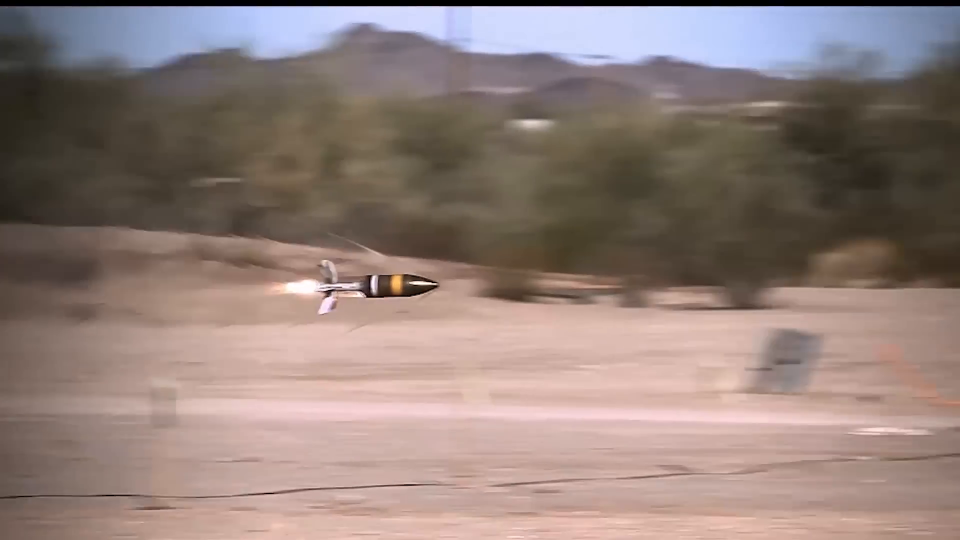
#> input picture frame 18 of TTC_FOE/M1147EDITED.mp4, 1920 x 1080 px, given in place of the camera (shown at 1/2 size)
$ python opticalFlow_zaxis.py
#> lines starting #> are read from the running program, lines starting #| are printed output that depends on the picture; after the words box and inside, x2 and y2 are one past the last pixel; in counts of white or black regions, pixels touching at a corner belong together
import numpy as np
import cv2
import time
import os

focal_length_mm = 3.67
sensor_width_mm = 3.6
image_width_pixels = 640

focal_length_pixels = (focal_length_mm / sensor_width_mm) * image_width_pixels

calibration_file = 'camera_calibration.npz'
if os.path.exists(calibration_file):
    calibration_data = np.load(calibration_file)
    mtx = calibration_data['mtx']
    dist = calibration_data['dist']
    focal_length = mtx[0, 0]
    principal_point = (mtx[0, 2], mtx[1, 2])
    print("Loaded calibration parameters.")
else:
    focal_length = focal_length_pixels
    principal_point = (320, 240)
    print(f"Using approximate calibration parameters: focal_length = {focal_length:.2f} pixels")

lk_params = dict(winSize=(15, 15),
                 maxLevel=2,
                 criteria=(cv2.TERM_CRITERIA_EPS | cv2.TERM_CRITERIA_COUNT, 10, 0.03))

feature_params = dict(maxCorners=20,
                      qualityLevel=0.3,
                      minDistance=10,
                      blockSize=7)

trajectory_len = 40
detect_interval = 5
trajectories = []
frame_idx = 0

cap = cv2.VideoCapture(2)
ret, frame = cap.read()
#> frame is the input picture: shape (1080, 1920, 3); mean B, G, R 121.1, 126.9, 144.9

fourcc = cv2.VideoWriter_fourcc(*'mp4v')
out = cv2.VideoWriter('./OUTPUT/output.mp4', fourcc, 20.0, (frame.shape[1], frame.shape[0]))


def estimate_z_motion(foe, flow_magnitudes, focal_length):
    if foe is None or len(flow_magnitudes) == 0:
        print("FOE or flow magnitudes not valid")
        return 0

    avg_flow = np.mean(flow_magnitudes)
    z_motion = avg_flow / focal_length
    print(f"Avg flow: {avg_flow}, Z-motion: {z_motion}")
    return z_motion


def calculate_foe_ransac(p0, p1):
    flow = p1 - p0
    A = np.column_stack([flow[:, :, 0], flow[:, :, 1], np.ones_like(flow[:, :, 0])])
    _, _, V = np.linalg.svd(A)
    foe = V[-1, :-1] / V[-1, -1]


    foe_ransac, inliers = cv2.findHomography(p0, p1, cv2.RANSAC, 5.0)
    return foe_ransac[:2] / foe_ransac[2]


def calculate_ttc(flow_magnitudes, focal_length, foe):

    distances = focal_length / (flow_magnitudes + 1e-6)
    ttc = np.median(distances)
    return ttc


while True:
    start = time.time()
    ret, frame = cap.read()
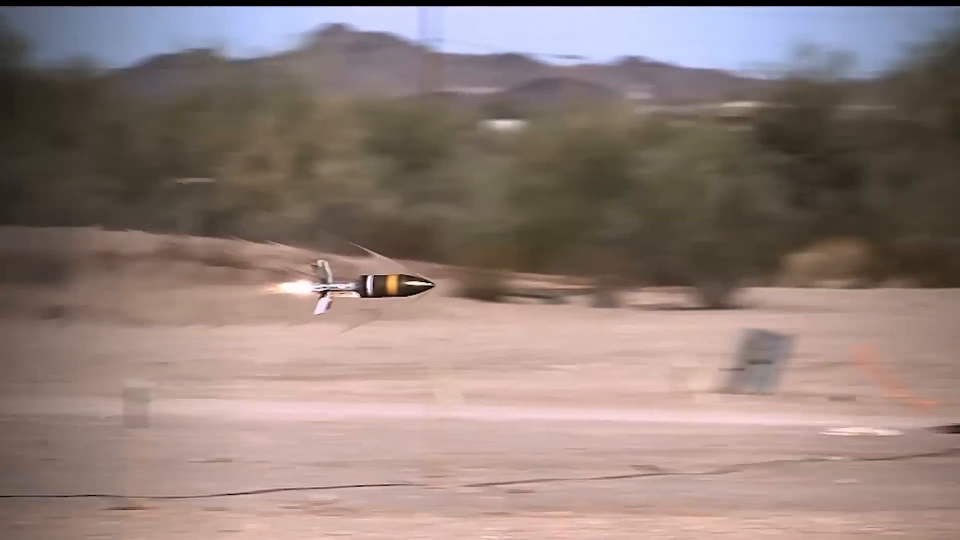
#> input picture frame 19 of TTC_FOE/M1147EDITED.mp4, 1920 x 1080 px, given in place of the camera (shown at 1/2 size)
#> frame is the input picture: shape (1080, 1920, 3); mean B, G, R 121, 126.9, 144.9

    if not ret:
        break

    frame_gray = cv2.cvtColor(frame, cv2.COLOR_BGR2GRAY)
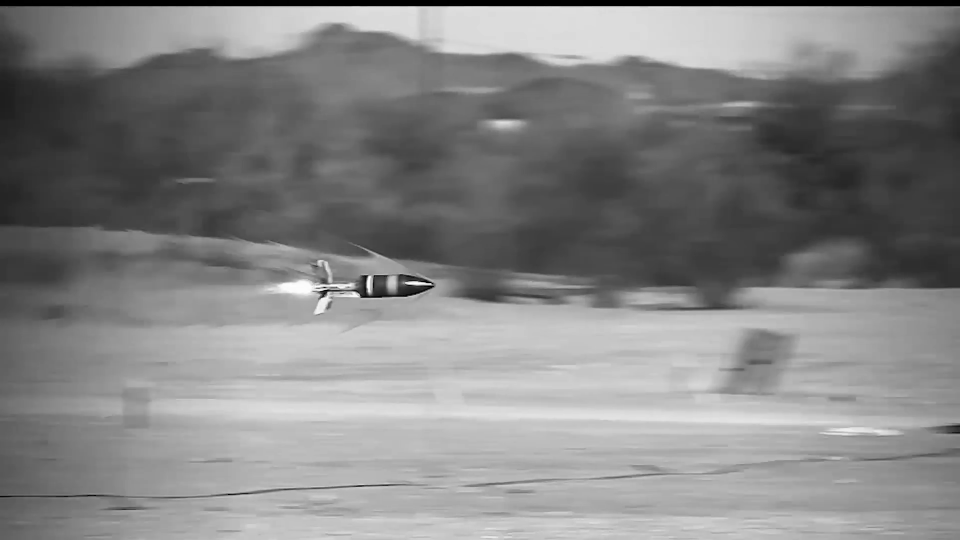
#> frame_gray: shape (1080, 1920) (shown at 1/2 size); min 0, max 255, mean 131.6
    img = frame.copy()

    if len(trajectories) > 0:
        img0, img1 = prev_gray, frame_gray
        p0 = np.float32([trajectory[-1] for trajectory in trajectories]).reshape(-1, 1, 2)
        p1, _st, _err = cv2.calcOpticalFlowPyrLK(img0, img1, p0, None, **lk_params)
        p0r, _st, _err = cv2.calcOpticalFlowPyrLK(img1, img0, p1, None, **lk_params)
        d = abs(p0 - p0r).reshape(-1, 2).max(-1)
        good = d < 1

        new_trajectories = []

        for trajectory, (x, y), good_flag in zip(trajectories, p1.reshape(-1, 2), good):
            if not good_flag:
                continue
            trajectory.append((x, y))
            if len(trajectory) > trajectory_len:
                del trajectory[0]
            new_trajectories.append(trajectory)
            cv2.circle(img, (int(x), int(y)), 2, (0, 0, 255), -1)

        trajectories = new_trajectories

        cv2.polylines(img, [np.int32(trajectory) for trajectory in trajectories], False, (0, 255, 0))
        cv2.putText(img, 'track count: %d' % len(trajectories), (20, 50), cv2.FONT_HERSHEY_PLAIN, 1, (0, 255, 0), 2)

        if len(trajectories) >= 8:
            foe = calculate_foe_ransac(p0, p1)
            flow_magnitudes = np.linalg.norm(p1 - p0, axis=2).flatten()
            print(f"Flow magnitudes: {flow_magnitudes}")

            z_motion = estimate_z_motion(foe, flow_magnitudes, focal_length)
            ttc = calculate_ttc(flow_magnitudes, focal_length, foe)

            cv2.putText(img, f"Z-Motion: {z_motion:.2f}", (20, 70), cv2.FONT_HERSHEY_PLAIN, 1, (0, 0, 255), 2)
            cv2.putText(img, f"TTC: {ttc:.2f}", (20, 90), cv2.FONT_HERSHEY_PLAIN, 1, (0, 255, 255), 2)
            #cv2.circle(img, (int(foe[0]), int(foe[1])), 5, (255, 0, 0), -1)

    if frame_idx % detect_interval == 0:
        mask = np.zeros_like(frame_gray)
        mask[:] = 255

        for x, y in [np.int32(trajectory[-1]) for trajectory in trajectories]:
            cv2.circle(mask, (x, y), 5, 0, -1)

        p = cv2.goodFeaturesToTrack(frame_gray, mask=mask, **feature_params)
#> p = [[722, 593], [733, 553], [656, 585], [748, 553], [863, 567], [641, 589]]
        if p is not None:
            for x, y in np.float32(p).reshape(-1, 2):
                trajectories.append([(x, y)])
#> this loop made 6 passes
#> after the loop, trajectories = [[(722, 593)], [(733, 553)], [(656, 585)], [(748, 553)], [(863, 567)], [(641, 589)]]

    frame_idx += 1
    prev_gray = frame_gray

    end = time.time()
    fps = 1 / (end - start)
    cv2.putText(img, f"{fps:.2f} FPS", (20, 30), cv2.FONT_HERSHEY_SIMPLEX, 1, (0, 255, 0), 2)
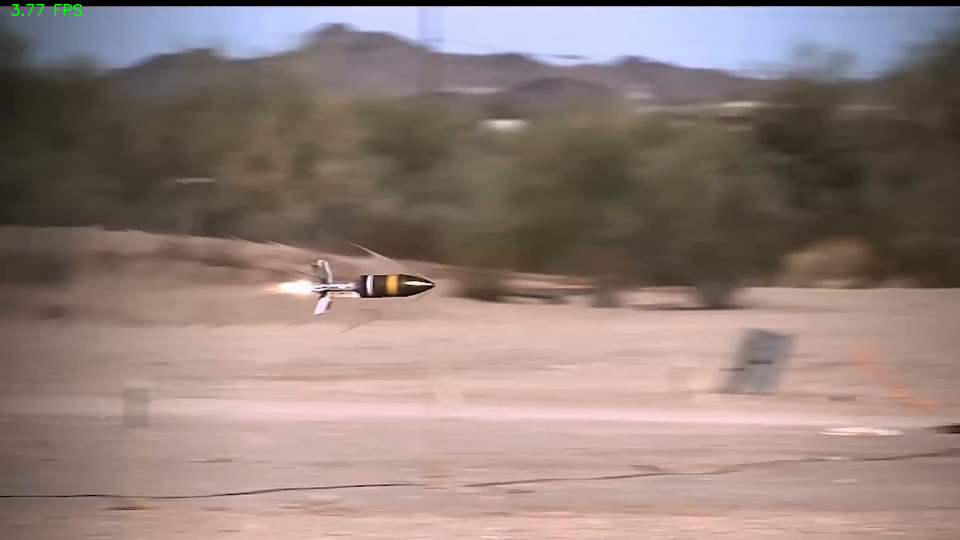
#> img: shape (1080, 1920, 3) (shown at 1/2 size); 0.04% of pixels changed, all inside (x1, y1, x2, y2) = (22, 8, 164, 32)
    cv2.imshow('Optical Flow', img)
    out.write(img)

    if cv2.waitKey(10) & 0xFF == ord('q'):
#> (key q is pressed here)
        break

cap.release()
out.release()
cv2.destroyAllWindows()

$ run again, starting later in the video
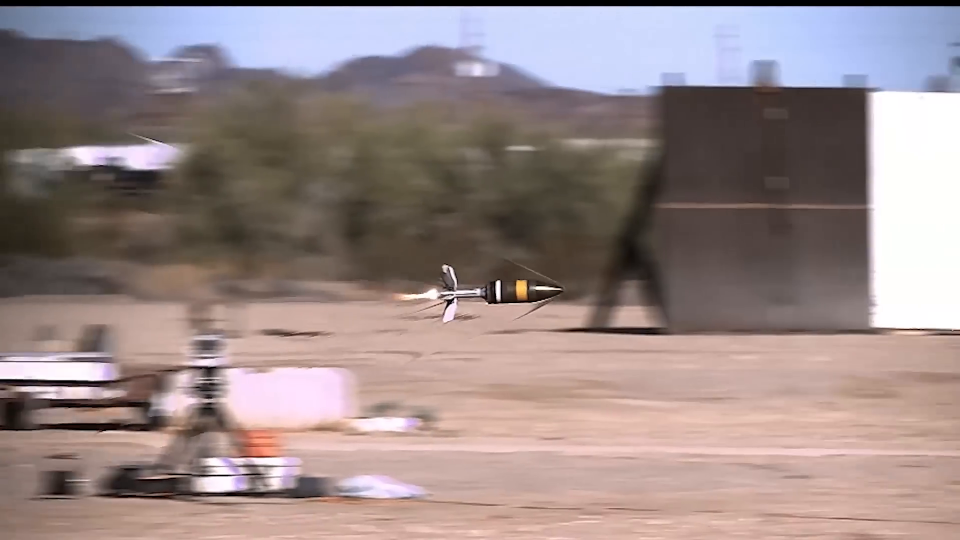
#> input picture frame 81 of TTC_FOE/M1147EDITED.mp4, 1920 x 1080 px, given in place of the camera (shown at 1/2 size)
#> frame is the input picture: shape (1080, 1920, 3); mean B, G, R 135, 135.8, 151.9
#> `frame_gray = cv2.cvtColor(frame, cv2.COLOR_BGR2GRAY)`:
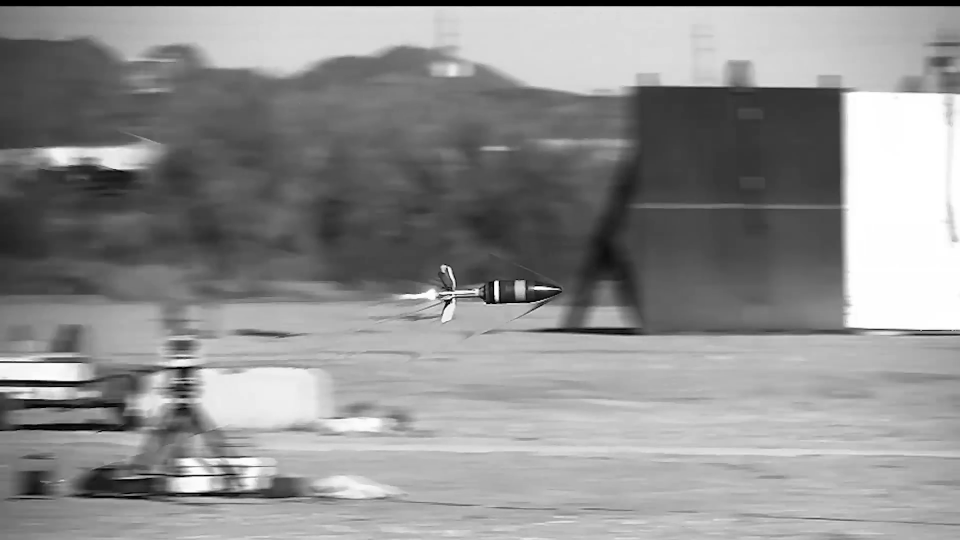
#> frame_gray: shape (1080, 1920) (shown at 1/2 size); min 0, max 255, mean 142.6
#> p = [[907, 597], [895, 535], [994, 562], [974, 606], [906, 579], [889, 603], [959, 578], [994, 600], [901, 605], [878, 591]]
#> the loop `for x, y in np.float32(p).reshape(-1, 2):` made 10 passes
#> after the loop `for x, y in np.float32(p).reshape(-1, 2):`: trajectories = [[(907, 597)], [(895, 535)], [(994, 562)], [(974, 606)], [(906, 579)], [(889, 603)], [(959, 578)], [(994, 600)], [(901, 605)], [(878, 591)]]
#> `cv2.putText(img, f"{fps:.2f} FPS", (20, 30), cv2.FONT_HERSHEY_SIMPLEX,..`:
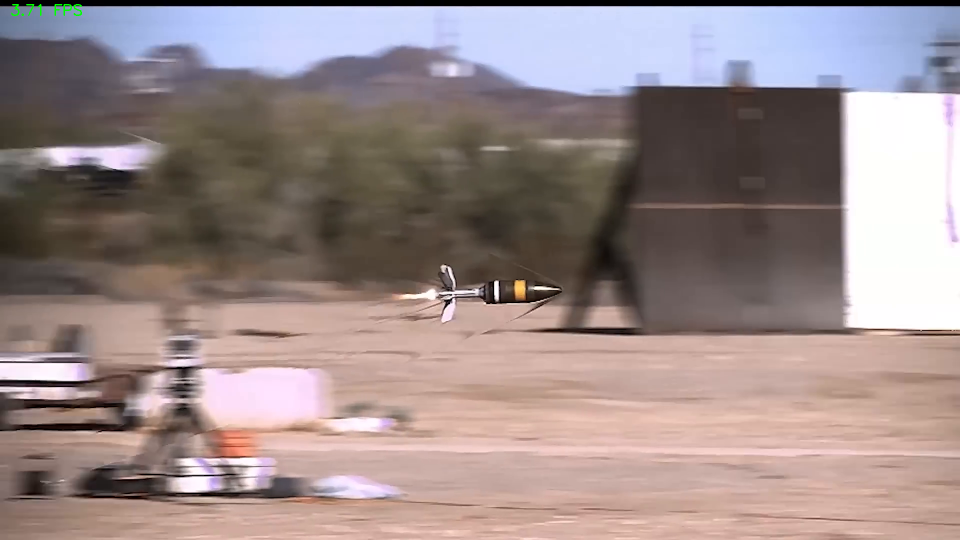
#> img: shape (1080, 1920, 3) (shown at 1/2 size); mean B, G, R 137.1, 137.9, 153.8

$ run again, starting later in the video
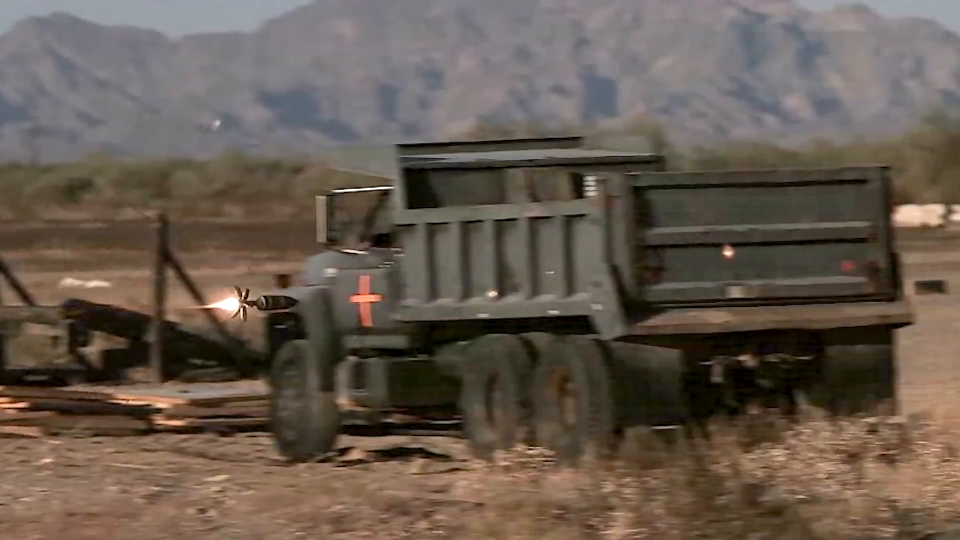
#> input picture frame 145 of TTC_FOE/M1147EDITED.mp4, 1920 x 1080 px, given in place of the camera (shown at 1/2 size)
#> frame is the input picture: shape (1080, 1920, 3); mean B, G, R 78.9, 89.8, 102.6
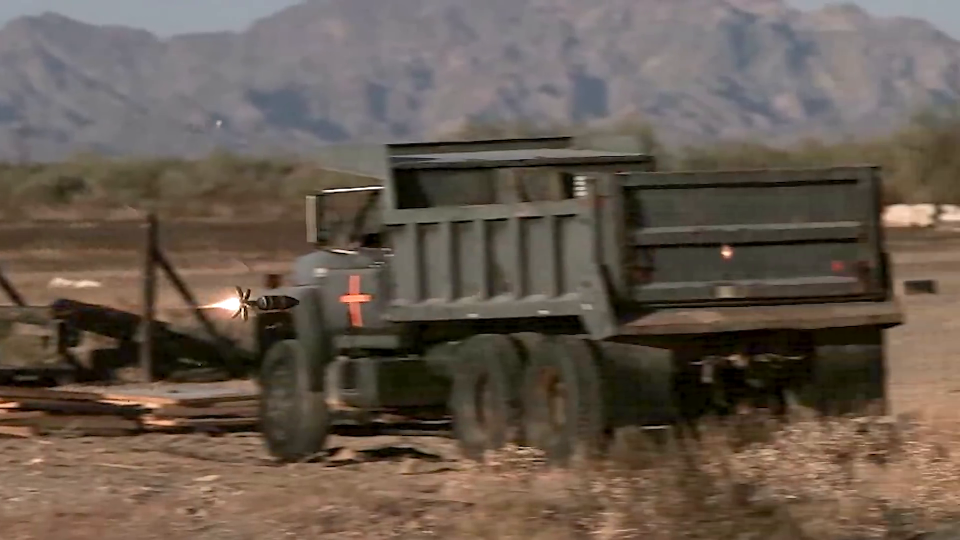
#> input picture frame 146 of TTC_FOE/M1147EDITED.mp4, 1920 x 1080 px, given in place of the camera (shown at 1/2 size)
#> frame is the input picture: shape (1080, 1920, 3); mean B, G, R 78.9, 89.9, 102.8
#> p = [[493, 612], [483, 616], [531, 594], [497, 599], [1445, 505], [498, 580], [487, 587], [257, 802]]
#> the loop `for x, y in np.float32(p).reshape(-1, 2):` made 8 passes
#> after the loop `for x, y in np.float32(p).reshape(-1, 2):`: trajectories = [[(493, 612)], [(483, 616)], [(531, 594)], [(497, 599)], [(1445, 505)], [(498, 580)], [(487, 587)], [(257, 802)]]
#> `cv2.putText(img, f"{fps:.2f} FPS", (20, 30), cv2.FONT_HERSHEY_SIMPLEX,..`:
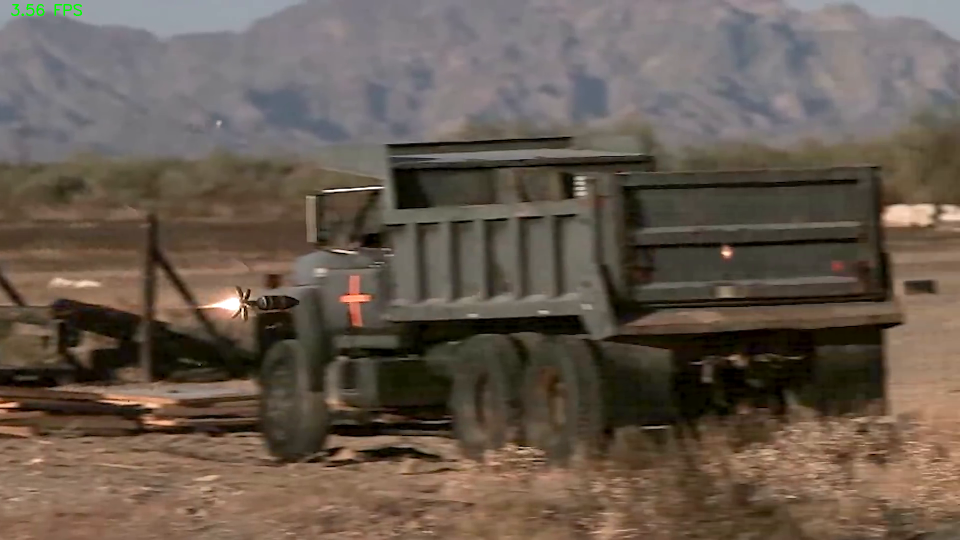
#> img: shape (1080, 1920, 3) (shown at 1/2 size); 0.05% of pixels changed, all inside (x1, y1, x2, y2) = (22, 8, 164, 32)
